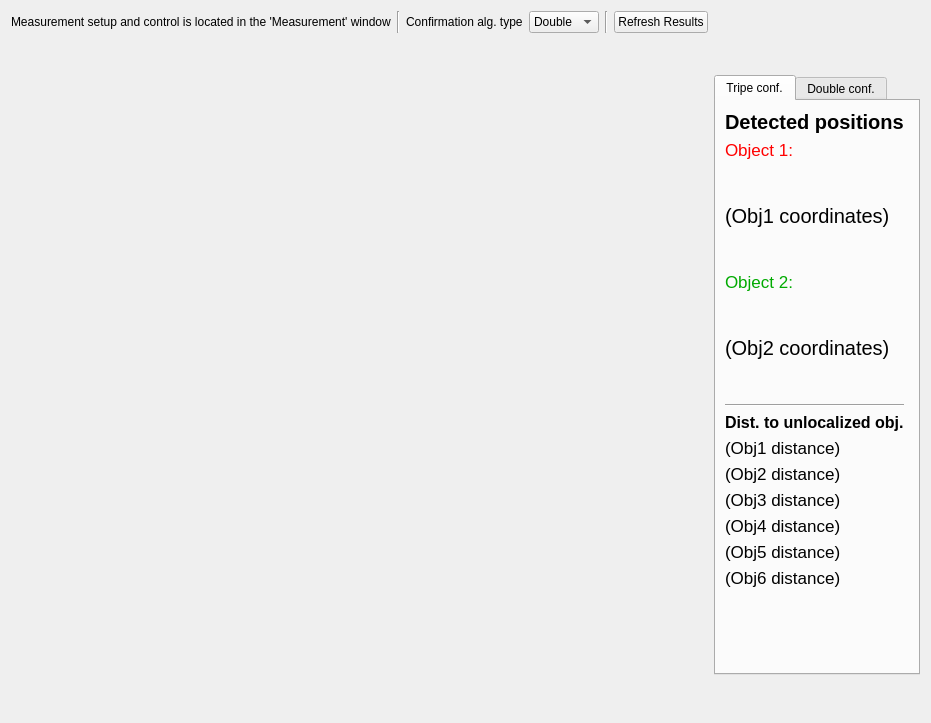
<?xml version="1.0" encoding="UTF-8"?>
<ui version="4.0">
 <class>Triangulation</class>
 <widget class="QWidget" name="Triangulation">
  <property name="geometry">
   <rect>
    <x>0</x>
    <y>0</y>
    <width>881</width>
    <height>723</height>
   </rect>
  </property>
  <property name="windowTitle">
   <string>Form</string>
  </property>
  <property name="windowIcon">
   <iconset>
    <normaloff>:/board/board.png</normaloff>:/board/board.png</iconset>
  </property>
  <layout class="QGridLayout" name="gridLayout">
   <item row="6" column="7">
    <widget class="QTabWidget" name="tw_results">
     <property name="sizePolicy">
      <sizepolicy hsizetype="Fixed" vsizetype="Fixed">
       <horstretch>0</horstretch>
       <verstretch>0</verstretch>
      </sizepolicy>
     </property>
     <widget class="QWidget" name="tab_5">
      <attribute name="title">
       <string>Tripe conf.</string>
      </attribute>
      <layout class="QGridLayout" name="gridLayout_3">
       <item row="0" column="0">
        <layout class="QGridLayout" name="gridLayout_6">
         <item row="5" column="0">
          <widget class="QLabel" name="lb_obj2title">
           <property name="font">
            <font>
             <pointsize>13</pointsize>
            </font>
           </property>
           <property name="styleSheet">
            <string notr="true">color: rgb(0, 170, 0);</string>
           </property>
           <property name="text">
            <string>Object 2:</string>
           </property>
          </widget>
         </item>
         <item row="4" column="1">
          <spacer name="verticalSpacer_7">
           <property name="orientation">
            <enum>Qt::Vertical</enum>
           </property>
           <property name="sizeType">
            <enum>QSizePolicy::Fixed</enum>
           </property>
           <property name="sizeHint" stdset="0">
            <size>
             <width>5</width>
             <height>100</height>
            </size>
           </property>
          </spacer>
         </item>
         <item row="6" column="1">
          <spacer name="verticalSpacer_8">
           <property name="orientation">
            <enum>Qt::Vertical</enum>
           </property>
           <property name="sizeType">
            <enum>QSizePolicy::Fixed</enum>
           </property>
           <property name="sizeHint" stdset="0">
            <size>
             <width>5</width>
             <height>100</height>
            </size>
           </property>
          </spacer>
         </item>
         <item row="8" column="0">
          <widget class="Line" name="line_3">
           <property name="orientation">
            <enum>Qt::Horizontal</enum>
           </property>
          </widget>
         </item>
         <item row="16" column="0">
          <widget class="QLabel" name="lb_obj4">
           <property name="font">
            <font>
             <pointsize>13</pointsize>
            </font>
           </property>
           <property name="text">
            <string>(Obj4 distance)</string>
           </property>
          </widget>
         </item>
         <item row="4" column="0">
          <widget class="QLabel" name="lb_obj1CF">
           <property name="font">
            <font>
             <pointsize>15</pointsize>
            </font>
           </property>
           <property name="text">
            <string>(Obj1 coordinates)</string>
           </property>
           <property name="wordWrap">
            <bool>true</bool>
           </property>
          </widget>
         </item>
         <item row="18" column="0">
          <widget class="QLabel" name="lb_obj6">
           <property name="font">
            <font>
             <pointsize>13</pointsize>
            </font>
           </property>
           <property name="text">
            <string>(Obj6 distance)</string>
           </property>
          </widget>
         </item>
         <item row="17" column="0">
          <widget class="QLabel" name="lb_obj5">
           <property name="font">
            <font>
             <pointsize>13</pointsize>
            </font>
           </property>
           <property name="text">
            <string>(Obj5 distance)</string>
           </property>
          </widget>
         </item>
         <item row="14" column="0">
          <widget class="QLabel" name="lb_obj2">
           <property name="font">
            <font>
             <pointsize>13</pointsize>
            </font>
           </property>
           <property name="text">
            <string>(Obj2 distance)</string>
           </property>
          </widget>
         </item>
         <item row="15" column="0">
          <widget class="QLabel" name="lb_obj3">
           <property name="font">
            <font>
             <pointsize>13</pointsize>
            </font>
           </property>
           <property name="text">
            <string>(Obj3 distance)</string>
           </property>
          </widget>
         </item>
         <item row="3" column="0">
          <widget class="QLabel" name="lb_obj1title">
           <property name="font">
            <font>
             <pointsize>13</pointsize>
            </font>
           </property>
           <property name="styleSheet">
            <string notr="true">color: rgb(255, 0, 0);</string>
           </property>
           <property name="text">
            <string>Object 1:</string>
           </property>
          </widget>
         </item>
         <item row="13" column="0">
          <widget class="QLabel" name="lb_obj1">
           <property name="font">
            <font>
             <pointsize>13</pointsize>
            </font>
           </property>
           <property name="text">
            <string>(Obj1 distance)</string>
           </property>
          </widget>
         </item>
         <item row="6" column="0">
          <widget class="QLabel" name="lb_obj2CF">
           <property name="font">
            <font>
             <pointsize>15</pointsize>
            </font>
           </property>
           <property name="text">
            <string>(Obj2 coordinates)</string>
           </property>
          </widget>
         </item>
         <item row="2" column="0">
          <widget class="QLabel" name="label_7">
           <property name="font">
            <font>
             <pointsize>15</pointsize>
             <weight>75</weight>
             <bold>true</bold>
            </font>
           </property>
           <property name="text">
            <string>Detected positions</string>
           </property>
          </widget>
         </item>
         <item row="10" column="0">
          <widget class="QLabel" name="label_10">
           <property name="font">
            <font>
             <pointsize>12</pointsize>
             <weight>75</weight>
             <bold>true</bold>
            </font>
           </property>
           <property name="text">
            <string>Dist. to unlocalized obj.</string>
           </property>
          </widget>
         </item>
        </layout>
       </item>
       <item row="1" column="0">
        <spacer name="verticalSpacer_3">
         <property name="orientation">
          <enum>Qt::Vertical</enum>
         </property>
         <property name="sizeHint" stdset="0">
          <size>
           <width>20</width>
           <height>40</height>
          </size>
         </property>
        </spacer>
       </item>
      </layout>
     </widget>
     <widget class="QWidget" name="tab_6">
      <attribute name="title">
       <string>Double conf.</string>
      </attribute>
      <layout class="QGridLayout" name="gridLayout_2">
       <item row="0" column="0">
        <layout class="QGridLayout" name="gridLayout_7">
         <item row="14" column="0">
          <widget class="QLabel" name="label_11">
           <property name="font">
            <font>
             <pointsize>12</pointsize>
             <weight>75</weight>
             <bold>true</bold>
            </font>
           </property>
           <property name="text">
            <string>Dist. to unlocalized obj.</string>
           </property>
          </widget>
         </item>
         <item row="2" column="0">
          <widget class="QLabel" name="label_8">
           <property name="font">
            <font>
             <pointsize>15</pointsize>
             <weight>75</weight>
             <bold>true</bold>
            </font>
           </property>
           <property name="text">
            <string>Detected positions</string>
           </property>
          </widget>
         </item>
         <item row="6" column="1">
          <spacer name="verticalSpacer_11">
           <property name="orientation">
            <enum>Qt::Vertical</enum>
           </property>
           <property name="sizeType">
            <enum>QSizePolicy::Fixed</enum>
           </property>
           <property name="sizeHint" stdset="0">
            <size>
             <width>5</width>
             <height>55</height>
            </size>
           </property>
          </spacer>
         </item>
         <item row="4" column="0">
          <widget class="QLabel" name="lb_obj1CF_2">
           <property name="font">
            <font>
             <pointsize>12</pointsize>
            </font>
           </property>
           <property name="text">
            <string>(Obj1 coordinates)</string>
           </property>
           <property name="wordWrap">
            <bool>true</bool>
           </property>
          </widget>
         </item>
         <item row="12" column="0">
          <widget class="Line" name="line_4">
           <property name="orientation">
            <enum>Qt::Horizontal</enum>
           </property>
          </widget>
         </item>
         <item row="7" column="0">
          <widget class="QLabel" name="lb_obj3title_2">
           <property name="font">
            <font>
             <pointsize>10</pointsize>
             <weight>75</weight>
             <bold>true</bold>
            </font>
           </property>
           <property name="styleSheet">
            <string notr="true">color: rgb(170, 85, 0);</string>
           </property>
           <property name="text">
            <string>Object 3:</string>
           </property>
          </widget>
         </item>
         <item row="4" column="1">
          <spacer name="verticalSpacer_10">
           <property name="orientation">
            <enum>Qt::Vertical</enum>
           </property>
           <property name="sizeType">
            <enum>QSizePolicy::Fixed</enum>
           </property>
           <property name="sizeHint" stdset="0">
            <size>
             <width>5</width>
             <height>55</height>
            </size>
           </property>
          </spacer>
         </item>
         <item row="3" column="0">
          <widget class="QLabel" name="lb_obj1title_2">
           <property name="font">
            <font>
             <pointsize>10</pointsize>
             <weight>75</weight>
             <bold>true</bold>
            </font>
           </property>
           <property name="styleSheet">
            <string notr="true">color: rgb(255, 0, 0);</string>
           </property>
           <property name="text">
            <string>Object 1:</string>
           </property>
          </widget>
         </item>
         <item row="10" column="0">
          <widget class="QLabel" name="lb_obj4CF_2">
           <property name="font">
            <font>
             <pointsize>12</pointsize>
            </font>
           </property>
           <property name="text">
            <string>(Obj4 coordinates)</string>
           </property>
          </widget>
         </item>
         <item row="6" column="0">
          <widget class="QLabel" name="lb_obj2CF_2">
           <property name="font">
            <font>
             <pointsize>12</pointsize>
            </font>
           </property>
           <property name="text">
            <string>(Obj2 coordinates)</string>
           </property>
          </widget>
         </item>
         <item row="21" column="0">
          <widget class="QLabel" name="lb_obj5_2">
           <property name="font">
            <font>
             <pointsize>13</pointsize>
            </font>
           </property>
           <property name="text">
            <string>(Obj5 distance)</string>
           </property>
          </widget>
         </item>
         <item row="22" column="0">
          <widget class="QLabel" name="lb_obj6_2">
           <property name="font">
            <font>
             <pointsize>13</pointsize>
            </font>
           </property>
           <property name="text">
            <string>(Obj6 distance)</string>
           </property>
          </widget>
         </item>
         <item row="19" column="0">
          <widget class="QLabel" name="lb_obj3_2">
           <property name="font">
            <font>
             <pointsize>13</pointsize>
            </font>
           </property>
           <property name="text">
            <string>(Obj3 distance)</string>
           </property>
          </widget>
         </item>
         <item row="8" column="0">
          <widget class="QLabel" name="lb_obj3CF_2">
           <property name="font">
            <font>
             <pointsize>12</pointsize>
            </font>
           </property>
           <property name="text">
            <string>(Obj3 coordinates)</string>
           </property>
          </widget>
         </item>
         <item row="17" column="0">
          <widget class="QLabel" name="lb_obj1_2">
           <property name="font">
            <font>
             <pointsize>13</pointsize>
            </font>
           </property>
           <property name="text">
            <string>(Obj1 distance)</string>
           </property>
          </widget>
         </item>
         <item row="20" column="0">
          <widget class="QLabel" name="lb_obj4_2">
           <property name="font">
            <font>
             <pointsize>13</pointsize>
            </font>
           </property>
           <property name="text">
            <string>(Obj4 distance)</string>
           </property>
          </widget>
         </item>
         <item row="5" column="0">
          <widget class="QLabel" name="lb_obj2title_2">
           <property name="font">
            <font>
             <pointsize>10</pointsize>
             <weight>75</weight>
             <bold>true</bold>
            </font>
           </property>
           <property name="styleSheet">
            <string notr="true">color: rgb(0, 170, 0);</string>
           </property>
           <property name="text">
            <string>Object 2:</string>
           </property>
          </widget>
         </item>
         <item row="9" column="0">
          <widget class="QLabel" name="lb_obj4title_2">
           <property name="font">
            <font>
             <pointsize>10</pointsize>
             <weight>75</weight>
             <bold>true</bold>
            </font>
           </property>
           <property name="styleSheet">
            <string notr="true">color: rgb(170, 85, 255);</string>
           </property>
           <property name="text">
            <string>Object 4:</string>
           </property>
          </widget>
         </item>
         <item row="18" column="0">
          <widget class="QLabel" name="lb_obj2_2">
           <property name="font">
            <font>
             <pointsize>13</pointsize>
            </font>
           </property>
           <property name="text">
            <string>(Obj2 distance)</string>
           </property>
          </widget>
         </item>
         <item row="10" column="1">
          <spacer name="verticalSpacer_2">
           <property name="orientation">
            <enum>Qt::Vertical</enum>
           </property>
           <property name="sizeType">
            <enum>QSizePolicy::Fixed</enum>
           </property>
           <property name="sizeHint" stdset="0">
            <size>
             <width>5</width>
             <height>55</height>
            </size>
           </property>
          </spacer>
         </item>
         <item row="8" column="1">
          <spacer name="verticalSpacer">
           <property name="orientation">
            <enum>Qt::Vertical</enum>
           </property>
           <property name="sizeType">
            <enum>QSizePolicy::Fixed</enum>
           </property>
           <property name="sizeHint" stdset="0">
            <size>
             <width>5</width>
             <height>55</height>
            </size>
           </property>
          </spacer>
         </item>
         <item row="23" column="0">
          <spacer name="verticalSpacer_4">
           <property name="orientation">
            <enum>Qt::Vertical</enum>
           </property>
           <property name="sizeHint" stdset="0">
            <size>
             <width>20</width>
             <height>10</height>
            </size>
           </property>
          </spacer>
         </item>
        </layout>
       </item>
      </layout>
     </widget>
    </widget>
   </item>
   <item row="1" column="0" colspan="2">
    <widget class="QLabel" name="label_3">
     <property name="text">
      <string>Measurement setup and control is located in the 'Measurement' window</string>
     </property>
    </widget>
   </item>
   <item row="1" column="7">
    <spacer name="horizontalSpacer_2">
     <property name="orientation">
      <enum>Qt::Horizontal</enum>
     </property>
     <property name="sizeType">
      <enum>QSizePolicy::Fixed</enum>
     </property>
     <property name="sizeHint" stdset="0">
      <size>
       <width>200</width>
       <height>20</height>
      </size>
     </property>
    </spacer>
   </item>
   <item row="1" column="4">
    <widget class="CustomControls::ComboBox" name="cbAlgChoice">
     <property name="sizePolicy">
      <sizepolicy hsizetype="Preferred" vsizetype="Fixed">
       <horstretch>0</horstretch>
       <verstretch>0</verstretch>
      </sizepolicy>
     </property>
     <property name="currentIndex">
      <number>1</number>
     </property>
     <item>
      <property name="text">
       <string>Triple</string>
      </property>
     </item>
     <item>
      <property name="text">
       <string>Double</string>
      </property>
     </item>
    </widget>
   </item>
   <item row="6" column="0" colspan="7">
    <widget class="QCustomPlot" name="ptTriang" native="true">
     <property name="sizePolicy">
      <sizepolicy hsizetype="Expanding" vsizetype="Expanding">
       <horstretch>0</horstretch>
       <verstretch>0</verstretch>
      </sizepolicy>
     </property>
     <property name="minimumSize">
      <size>
       <width>0</width>
       <height>200</height>
      </size>
     </property>
    </widget>
   </item>
   <item row="1" column="2">
    <widget class="Line" name="line_2">
     <property name="orientation">
      <enum>Qt::Vertical</enum>
     </property>
    </widget>
   </item>
   <item row="1" column="6">
    <widget class="CustomControls::PushButton" name="pbTriangulation_ReadTriData">
     <property name="sizePolicy">
      <sizepolicy hsizetype="Fixed" vsizetype="Fixed">
       <horstretch>0</horstretch>
       <verstretch>0</verstretch>
      </sizepolicy>
     </property>
     <property name="text">
      <string>Refresh Results</string>
     </property>
    </widget>
   </item>
   <item row="1" column="3">
    <widget class="QLabel" name="label_6">
     <property name="text">
      <string>Confirmation alg. type</string>
     </property>
    </widget>
   </item>
   <item row="1" column="5">
    <widget class="Line" name="line">
     <property name="orientation">
      <enum>Qt::Vertical</enum>
     </property>
    </widget>
   </item>
  </layout>
 </widget>
 <customwidgets>
  <customwidget>
   <class>CustomControls::PushButton</class>
   <extends>QPushButton</extends>
   <header>customcontrols.h</header>
  </customwidget>
  <customwidget>
   <class>CustomControls::ComboBox</class>
   <extends>QComboBox</extends>
   <header>customcontrols_combobox.h</header>
   <container>1</container>
  </customwidget>
  <customwidget>
   <class>QCustomPlot</class>
   <extends>QWidget</extends>
   <header>qcustomplot.h</header>
   <container>1</container>
  </customwidget>
 </customwidgets>
 <resources/>
 <connections/>
</ui>
